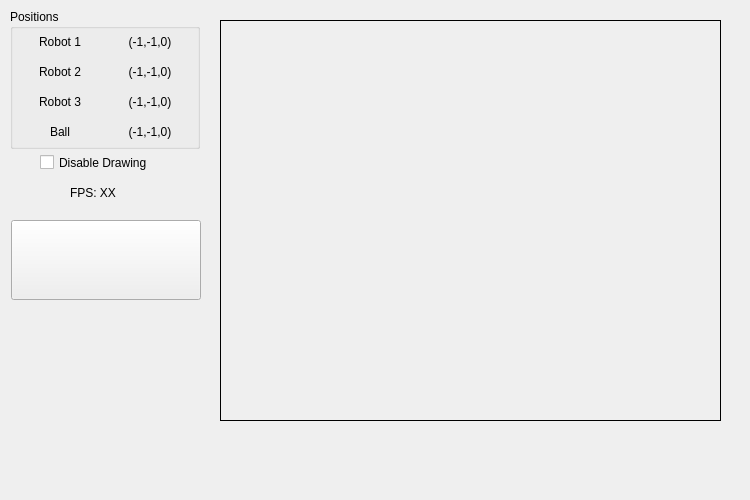
  <widget class="QDockWidget" name="dockWidgetVideoView">
   <property name="sizePolicy">
    <sizepolicy hsizetype="Preferred" vsizetype="Preferred">
     <horstretch>0</horstretch>
     <verstretch>0</verstretch>
    </sizepolicy>
   </property>
   <property name="minimumSize">
    <size>
     <width>750</width>
     <height>500</height>
    </size>
   </property>
   <property name="maximumSize">
    <size>
     <width>1125</width>
     <height>705</height>
    </size>
   </property>
   <property name="mouseTracking">
    <bool>true</bool>
   </property>
   <property name="focusPolicy">
    <enum>Qt::TabFocus</enum>
   </property>
   <property name="contextMenuPolicy">
    <enum>Qt::CustomContextMenu</enum>
   </property>
   <property name="acceptDrops">
    <bool>false</bool>
   </property>
   <property name="features">
    <set>QDockWidget::DockWidgetFloatable|QDockWidget::DockWidgetMovable</set>
   </property>
   <property name="windowTitle">
    <string notr="true"/>
   </property>
   <attribute name="dockWidgetArea">
    <number>1</number>
   </attribute>
   <widget class="QWidget" name="dockWidgetVideoView_2">
    <widget class="QGroupBox" name="groupBoxVideoViewPositions">
     <property name="geometry">
      <rect>
       <x>10</x>
       <y>9</y>
       <width>190</width>
       <height>140</height>
      </rect>
     </property>
     <property name="minimumSize">
      <size>
       <width>190</width>
       <height>140</height>
      </size>
     </property>
     <property name="maximumSize">
      <size>
       <width>190</width>
       <height>140</height>
      </size>
     </property>
     <property name="title">
      <string>Positions</string>
     </property>
     <widget class="QLabel" name="labelVideoViewPositionsRobot1Fixed">
      <property name="geometry">
       <rect>
        <x>10</x>
        <y>20</y>
        <width>80</width>
        <height>25</height>
       </rect>
      </property>
      <property name="minimumSize">
       <size>
        <width>80</width>
        <height>25</height>
       </size>
      </property>
      <property name="maximumSize">
       <size>
        <width>80</width>
        <height>25</height>
       </size>
      </property>
      <property name="text">
       <string>Robot 1</string>
      </property>
      <property name="alignment">
       <set>Qt::AlignCenter</set>
      </property>
     </widget>
     <widget class="QLabel" name="labelVideoViewPositionsRobot3Fixed">
      <property name="geometry">
       <rect>
        <x>10</x>
        <y>80</y>
        <width>80</width>
        <height>25</height>
       </rect>
      </property>
      <property name="minimumSize">
       <size>
        <width>80</width>
        <height>25</height>
       </size>
      </property>
      <property name="maximumSize">
       <size>
        <width>80</width>
        <height>25</height>
       </size>
      </property>
      <property name="text">
       <string>Robot 3</string>
      </property>
      <property name="alignment">
       <set>Qt::AlignCenter</set>
      </property>
     </widget>
     <widget class="QLabel" name="labelVideoViewPositionsRobot2Fixed">
      <property name="geometry">
       <rect>
        <x>10</x>
        <y>50</y>
        <width>80</width>
        <height>25</height>
       </rect>
      </property>
      <property name="minimumSize">
       <size>
        <width>80</width>
        <height>25</height>
       </size>
      </property>
      <property name="maximumSize">
       <size>
        <width>80</width>
        <height>25</height>
       </size>
      </property>
      <property name="text">
       <string>Robot 2</string>
      </property>
      <property name="alignment">
       <set>Qt::AlignCenter</set>
      </property>
     </widget>
     <widget class="QLabel" name="labelVideoViewPositionsBallFixed">
      <property name="geometry">
       <rect>
        <x>10</x>
        <y>110</y>
        <width>80</width>
        <height>25</height>
       </rect>
      </property>
      <property name="minimumSize">
       <size>
        <width>80</width>
        <height>25</height>
       </size>
      </property>
      <property name="maximumSize">
       <size>
        <width>80</width>
        <height>25</height>
       </size>
      </property>
      <property name="text">
       <string>Ball</string>
      </property>
      <property name="alignment">
       <set>Qt::AlignCenter</set>
      </property>
     </widget>
     <widget class="QLabel" name="labelVideoViewPositionsRobot1">
      <property name="geometry">
       <rect>
        <x>100</x>
        <y>20</y>
        <width>80</width>
        <height>25</height>
       </rect>
      </property>
      <property name="minimumSize">
       <size>
        <width>80</width>
        <height>25</height>
       </size>
      </property>
      <property name="maximumSize">
       <size>
        <width>80</width>
        <height>25</height>
       </size>
      </property>
      <property name="text">
       <string>(-1,-1,0)</string>
      </property>
      <property name="alignment">
       <set>Qt::AlignCenter</set>
      </property>
     </widget>
     <widget class="QLabel" name="labelVideoViewPositionsRobot2">
      <property name="geometry">
       <rect>
        <x>100</x>
        <y>50</y>
        <width>80</width>
        <height>25</height>
       </rect>
      </property>
      <property name="minimumSize">
       <size>
        <width>80</width>
        <height>25</height>
       </size>
      </property>
      <property name="maximumSize">
       <size>
        <width>80</width>
        <height>25</height>
       </size>
      </property>
      <property name="text">
       <string>(-1,-1,0)</string>
      </property>
      <property name="alignment">
       <set>Qt::AlignCenter</set>
      </property>
     </widget>
     <widget class="QLabel" name="labelVideoViewPositionsRobot3">
      <property name="geometry">
       <rect>
        <x>100</x>
        <y>80</y>
        <width>80</width>
        <height>25</height>
       </rect>
      </property>
      <property name="minimumSize">
       <size>
        <width>80</width>
        <height>25</height>
       </size>
      </property>
      <property name="maximumSize">
       <size>
        <width>80</width>
        <height>25</height>
       </size>
      </property>
      <property name="text">
       <string>(-1,-1,0)</string>
      </property>
      <property name="alignment">
       <set>Qt::AlignCenter</set>
      </property>
     </widget>
     <widget class="QLabel" name="labelVideoViewPositionsBall">
      <property name="geometry">
       <rect>
        <x>100</x>
        <y>110</y>
        <width>80</width>
        <height>25</height>
       </rect>
      </property>
      <property name="minimumSize">
       <size>
        <width>80</width>
        <height>25</height>
       </size>
      </property>
      <property name="maximumSize">
       <size>
        <width>80</width>
        <height>25</height>
       </size>
      </property>
      <property name="text">
       <string>(-1,-1,0)</string>
      </property>
      <property name="alignment">
       <set>Qt::AlignCenter</set>
      </property>
     </widget>
    </widget>
    <widget class="QCheckBox" name="checkBoxVideoViewDisableDrawing">
     <property name="geometry">
      <rect>
       <x>40</x>
       <y>150</y>
       <width>140</width>
       <height>25</height>
      </rect>
     </property>
     <property name="minimumSize">
      <size>
       <width>140</width>
       <height>25</height>
      </size>
     </property>
     <property name="maximumSize">
      <size>
       <width>140</width>
       <height>25</height>
      </size>
     </property>
     <property name="text">
      <string>Disable Drawing</string>
     </property>
    </widget>
    <widget class="QLabel" name="labelVideoViewFPS">
     <property name="geometry">
      <rect>
       <x>70</x>
       <y>180</y>
       <width>70</width>
       <height>25</height>
      </rect>
     </property>
     <property name="minimumSize">
      <size>
       <width>70</width>
       <height>25</height>
      </size>
     </property>
     <property name="maximumSize">
      <size>
       <width>70</width>
       <height>25</height>
      </size>
     </property>
     <property name="text">
      <string>FPS: XX</string>
     </property>
    </widget>
    <widget class="QPushButton" name="pushButtonVideoViewStart">
     <property name="geometry">
      <rect>
       <x>11</x>
       <y>220</y>
       <width>190</width>
       <height>80</height>
      </rect>
     </property>
     <property name="minimumSize">
      <size>
       <width>190</width>
       <height>80</height>
      </size>
     </property>
     <property name="text">
      <string/>
     </property>
     <property name="icon">
      <iconset resource="icons.qrc">
       <normaloff>:/Icons/Imgs/Play.png</normaloff>:/Icons/Imgs/Play.png</iconset>
     </property>
     <property name="iconSize">
      <size>
       <width>72</width>
       <height>72</height>
      </size>
     </property>
    </widget>
    <widget class="QLabel" name="graphicsViewVideoViewVideo">
     <property name="geometry">
      <rect>
       <x>220</x>
       <y>20</y>
       <width>501</width>
       <height>401</height>
      </rect>
     </property>
     <property name="frameShape">
      <enum>QFrame::Box</enum>
     </property>
     <property name="text">
      <string/>
     </property>
    </widget>
   </widget>
  </widget>
